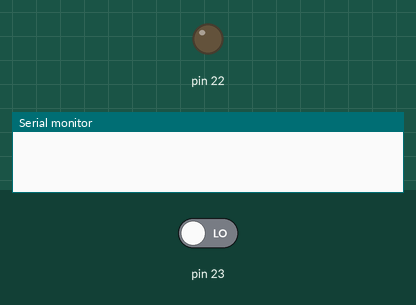
A sketch run on a simulated Arduino Mega 2560, built with avr-gcc and run on an emulated ATmega2560. Parts: output pins drawn as LEDs (lit = HIGH), the last lines printed to the serial monitor. The test bench sets the inputs (shaded band); at power-on: pin 23 LOW.

Above: at 1.2 s.
1.3 s: pin 23 driven HIGH
At 6.6 s:
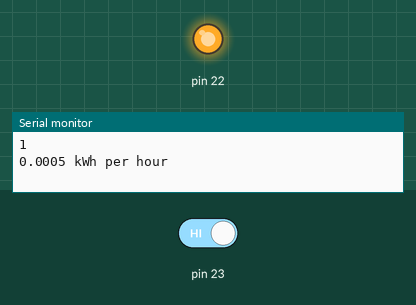
Timing chart, 0 to 8.1 s (numbered marks = the images above; inputs shaded):
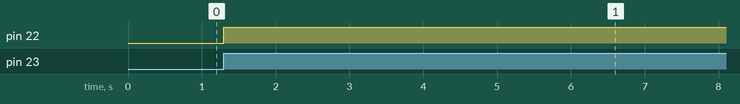

Measured:
- after the input at 1.3 s, pin 22: LOW → HIGH at once

The sketch:

counter_test.ino
```cpp
void setup() {
  // put your setup code here, to run once:
  pinMode(23, INPUT);
  pinMode(22, OUTPUT);
  Serial.begin(115200);
}
const float china_counter = 0.0005; // потом можно константу для невы добавить
bool china_flag = true; // флаг
int counter=0; // счетчик

void loop() {
  // put your main code here, to run repeatedly:
  int res = digitalRead(23);
  float power = 0; // потребленная энергия на данный момент
  if(res==1){
    digitalWrite(22, HIGH);
    delay(5000);
    digitalWrite(22, LOW);
    counter += 1;
    Serial.println(counter);
    if(china_flag == true){
      power = counter*china_counter;
    }
    Serial.print(power, 4); // вывод 4 знаков после запятой
    Serial.println(" kWh per hour");
  }
}
```
